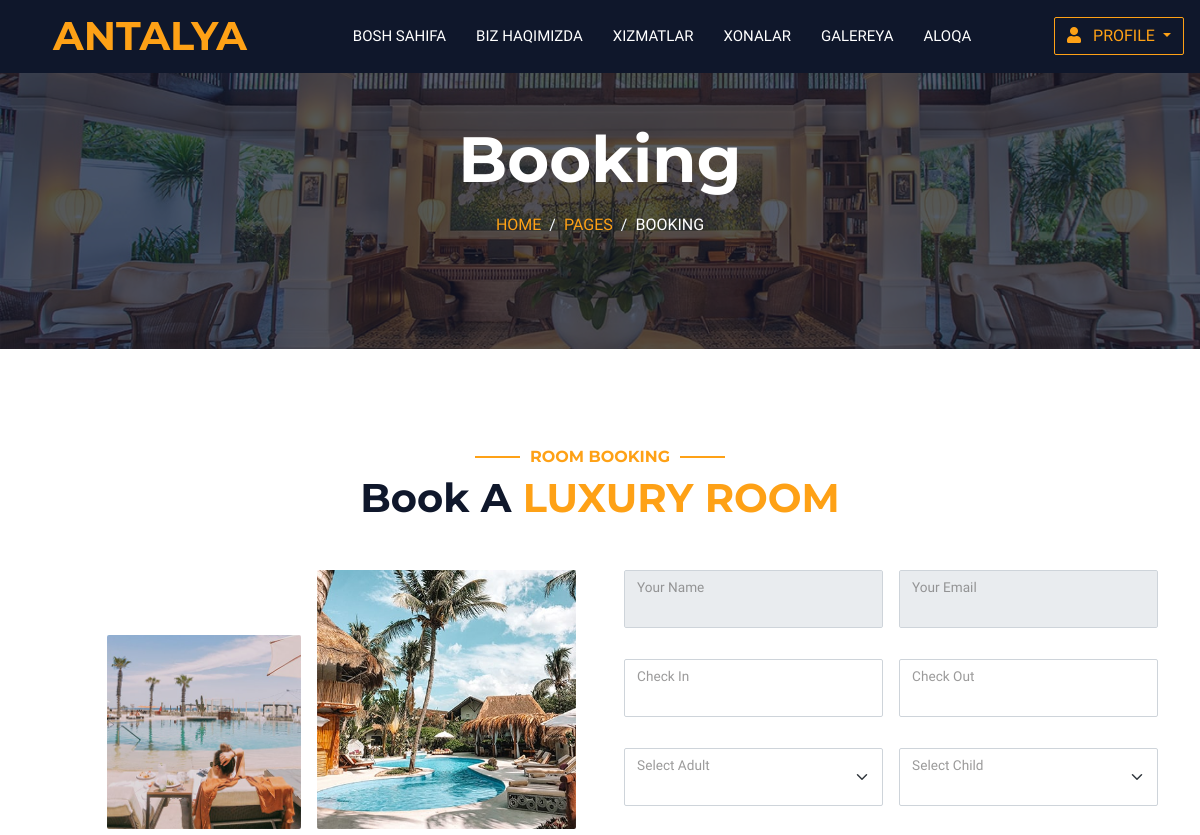
The app's page /booking/ (signed in, upper part), older data.
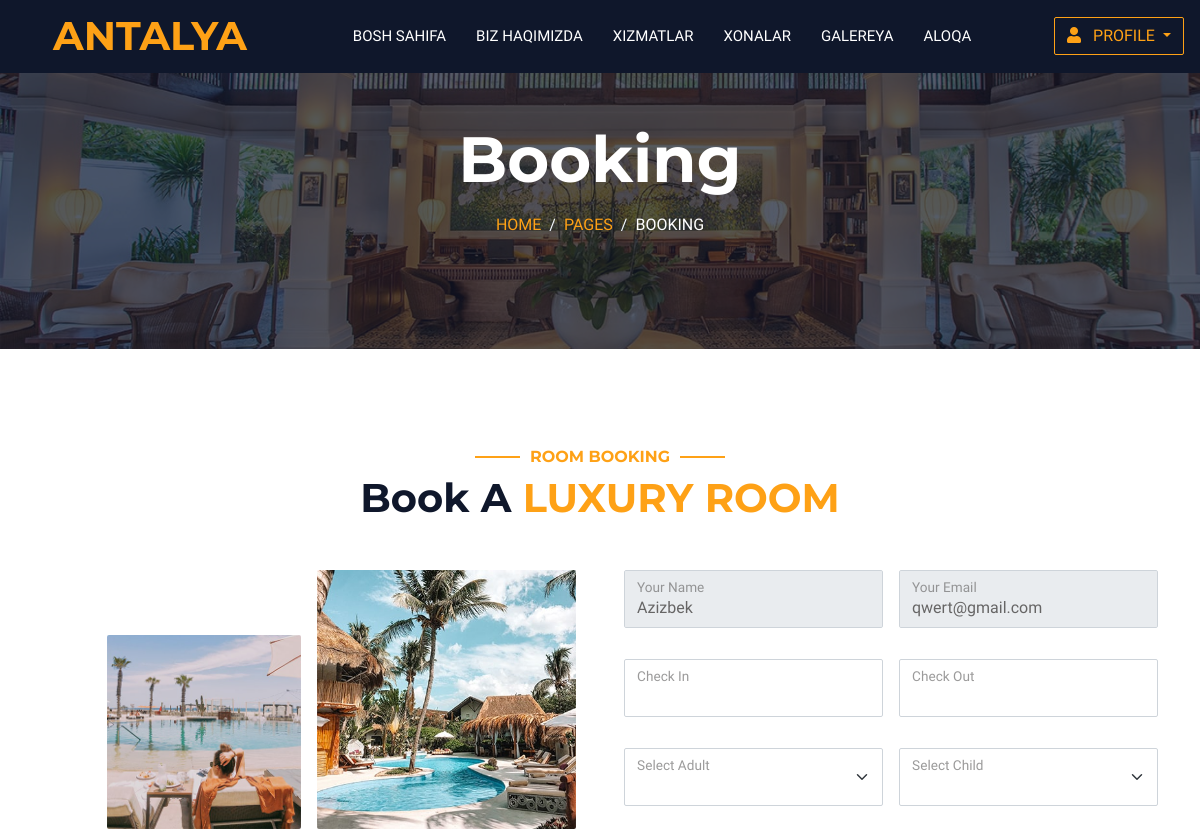
The same page, newer data.
### hotel/models.py (models this page shows, shortened)
class Order(models.Model):
    user = models.ForeignKey(CustomUser, on_delete=models.CASCADE)
    room = models.ForeignKey(Room, on_delete=models.CASCADE)
    booking_date = models.DateField(auto_now_add=True)
    checkin_date = models.DateField()
    checkout_date = models.DateField()
    number_of_adults = models.IntegerField()
    number_of_children = models.IntegerField()
    total_price = models.PositiveIntegerField()

### users/models.py (models this page shows, shortened)
class CustomUser(AbstractUser):
    image = models.FileField(upload_to='images/')
    phone_number = models.CharField(max_length=35, blank=True, null=True)

### hotel/views.py (the view)
# urls.py: path('booking/', views.booking, name='booking'),
def booking(request):
    temporary = Order.objects.filter(user=request.user).last()
    rooms = Room.objects.all()
    return render(request, 'booking.html', {'order': temporary, 'rooms': rooms})

### hotel/models.py (called while the page is built)
    def __str__(self):
        return f"Room {self.number} - {self.room_type}"

### templates/booking.html (shortened to what the changed rows need)
{% extends 'base.html' %}
{% load static %}
{% block content %}
    <div class="container-fluid page-header mb-5 p-0 booking-header">
        <div class="container-fluid page-header-inner py-5">
            <div class="container text-center pb-5">
                <h1 class="display-3 text-white mb-3 animated slideInDown">Booking</h1>
            </div>
        </div>
    </div>
    <div class="container-xxl py-5">
        <div class="container">
            <div class="text-center wow fadeInUp" data-wow-delay="0.1s">
                <h1 class="mb-5">Book A <span class="text-primary text-uppercase">Luxury Room</span></h1>
            </div>
            <div class="row g-5">
                <div class="col-lg-6">
                    <div class="wow fadeInUp" data-wow-delay="0.2s">
                        <form>
                            <div class="row g-3">
                                <div class="col-md-6">
                                    <div class="form-floating">
                                        <input type="text" class="form-control" id="name" value="{{ order.user.first_name }}" disabled>
                                        <label for="name">Your Name</label>
                                    </div>
                                </div>
                                <div class="col-md-6">
                                    <div class="form-floating">
                                        <input type="email" class="form-control" id="email" value="{{ order.user.email }}" disabled>
                                        <label for="email">Your Email</label>
                                    </div>
                                </div>
                            </div>
                        </form>
                    </div>
                </div>
            </div>
        </div>
    </div>
{% endblock content %}

Row changes from the older to the newer data that the page shows:
added Order: user.first_name "Azizbek", user.email "qwert@gmail.com"
